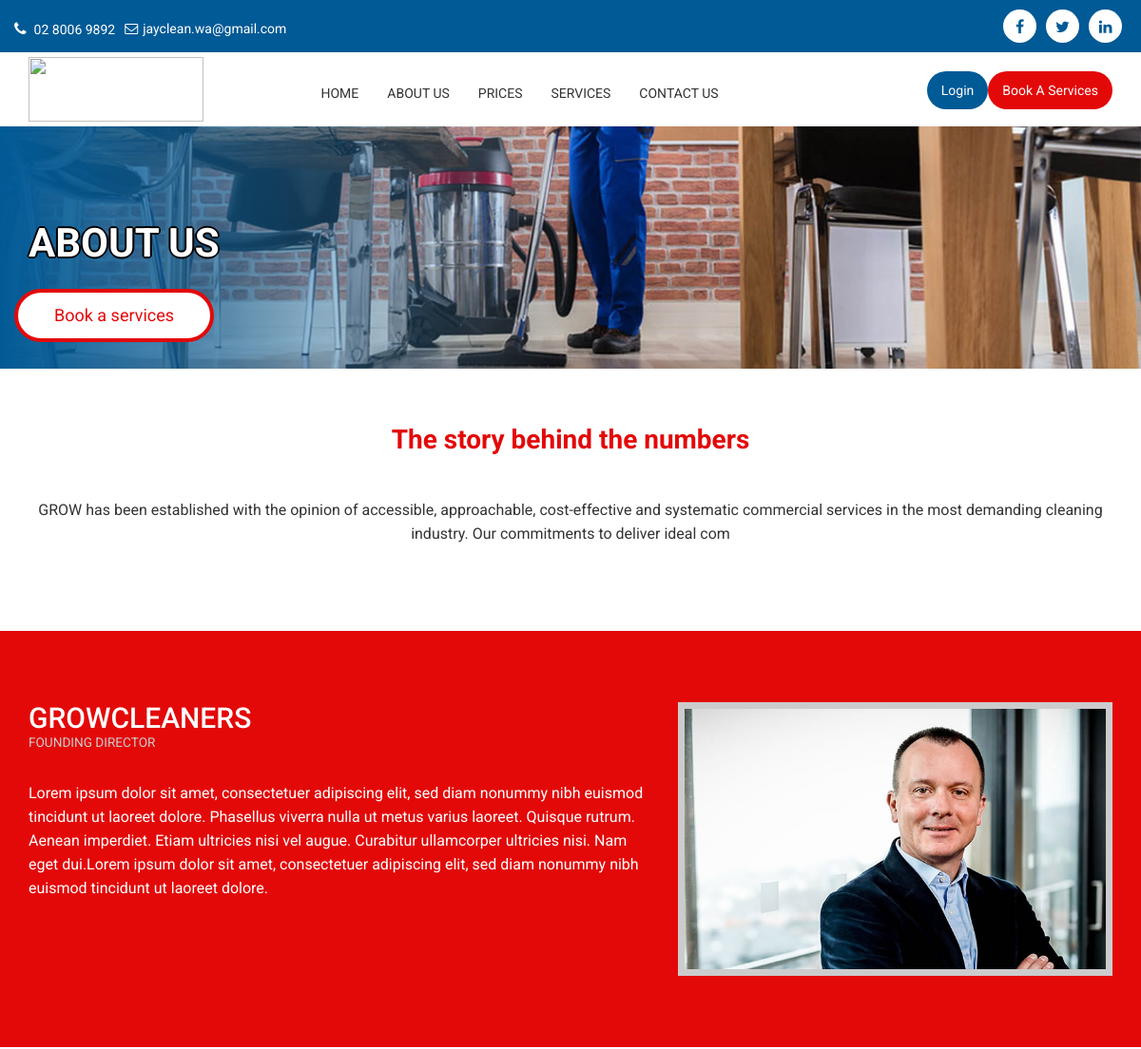
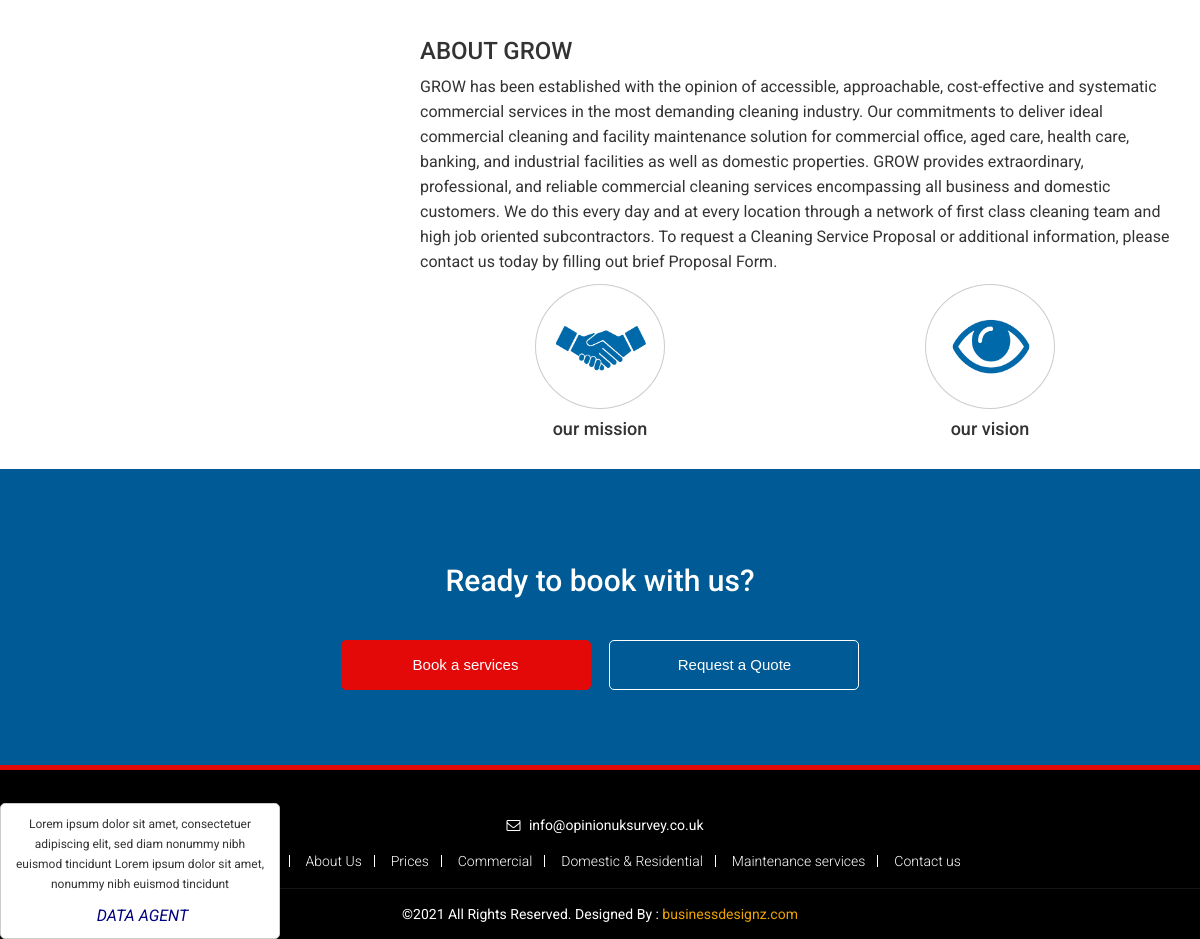
The page /about/ on the database its author committed (2 pictures, top to bottom).
### about/models.py (models this page shows, shortened)
class Post(models.Model):
    title = models.CharField(max_length=200, unique=True)
    slug = models.SlugField(max_length=200, unique=True)
    updated_on = models.DateTimeField(auto_now= True)
    middel = models.CharField(max_length=200)
    content = models.TextField()
    image   =   models.ImageField()
    header  =   models.CharField(max_length=200, blank=True)
    heade2  =   models.TextField(max_length=200, blank=True)
    footer_header   =   models.CharField(max_length=200, blank=True)
    foter_description = models.TextField(blank=True)
    footer_image_1  =   models.ImageField(blank=True)
    footer_image_1_header  =   models.CharField(max_length=200,blank=True)
    footer_image_1_description  =   models.TextField(blank=True)
    footer_image_2  =   models.ImageField(blank=True)
    footer_image_2_header  =   models.CharField(max_length=200,blank=True)
    footer_image_2_description  =   models.TextField(blank=True)
    side_image  =   models.ImageField(blank=True)
    created_on = models.DateTimeField(auto_now_add=True)
    status = models.IntegerField(choices=STATUS, default=0)
    def admin_photo(self):
        return mark_safe('<img src="{}" width="100" />'.format(self.footer_image_1.url))
    admin_photo.short_description = 'Image'
    admin_photo.allow_tags = True
    class Meta:
        ordering = ['-created_on']

### about/views.py (the view)
# urls.py: path('',views.about.as_view(), name='about'),
class about(generic.ListView):
    queryset = Post.objects.filter(status=1).order_by('-created_on')
    template_name = 'about.html'

### templates/about.html (shortened to what this page needs)
<!DOCTYPE html>
{% extends 'base.html' %}
{% load static %}
{% block content %}
<section class="slider-inner">
    <ul class="rslides">
     <li><img src="{% static 'images/slider_inner6.jpg' %}" alt="">
         <div class="text_w">
          <div class="container">
            <div class="text_bg">
              <h1>About Us</h1>
              <a href="https://www.vitalforce.co.uk/order-our-staff">Book  a services </a> </div>
          </div>
        </div>
      </li>
  </ul>
</section>
<section class="inner_section">
  {% for post in post_list %}
    <section class="about_section">
     <div class="container">
     <div class="row">
     <div class="col-lg-12 col-md-12 col-sm-12 col-xs-12 about_text">
    <h2 align="center"> {{ post.header }}</h2>
    <p align="center">{{ post.heade2 }}</p>
    </div>
     </div>
       </div>
    </section>
    <section class="founding_section">
      <div class="container">
      <div class="row">
      <div class="col-lg-7 col-md-7 col-sm-7 col-xs-12">
      <h2>{{ post.title }}</h2>
      <small>{{ post.middel }}</small>
        <p>{{ post.content }}</p>
        </div>
        <div class="col-lg-5 col-md-5 col-sm-5 col-xs-12">
          <img src="{{ post.image.url }}" alt="">
        </div>
      </div>
      </div>
    </section>
       <section class="mission_section">
     <div class="container">
     <div class="row">
     <div class="col-lg-4 col-md-4 col-sm-4 col-xs-12">
      </div>
     <div class="col-lg-8 col-md-8 col-sm-8 col-xs-12">
     <h3>{{post.footer_header }}</h3>
       <p>{{ post.foter_description }}</p>
     <div class="row mission">
     <div class="col-lg-6 col-md-6 col-sm-6 col-xs-12">
       <img src="{{ post.footer_image_1.url }}" alt="">
     <h4>{{ post.footer_image_1_header }}</h4>
     </div>
    <div class="col-lg-6 col-md-6 col-sm-6 col-xs-12">
       <img src="{{ post.footer_image_2.url }}" alt="">
     <h4>{{post.footer_image_2_header }}</h4>
     </div>
    </div>
      </div>
     </div>
     </div>
    </section>
  <section class="book-section">
  <div class="container">
  <div class="row">
  <div class="col-sm-12 col-xs-12">
  <h2>Ready to book with us?</h2>
  <div class="section-cta-parent">
  <a href="#" rel="nofollow" class="btn filled book-btn" data-book-btn="true" title="Book now"> Book a services </a>
  <a href="#" rel="nofollow" class="btn btn-white" title="Contact us"> Request a Quote </a>
  </div> </div> </div> </div> </section>
  <section class="testimonial_section">
  <div class="testimonial_box">
      <div id="owl-demo" class="owl-carousel">
        <div class="item">
        <p>Lorem ipsum dolor sit amet, consectetuer adipiscing elit, sed diam nonummy nibh euismod tincidunt  Lorem ipsum dolor sit amet,
nonummy nibh euismod tincidunt </p>
          <div class="testimonial-author">DATA AGENT</div>
        </div>
       </div>
      </div>
  </section>
  {% endfor %}
</section>
{% endblock %}

### growclean/static/css/style.css (style rules this page uses)
body { margin: 0; padding: 0; font-family: "Roboto", sans-serif; font-size:16px; }
p { color: #333333; line-height: 20px; font-size: 14px; font-weight: 400; }
img { width:100%; }
.testimonial_section { float: left; width: 280px; position: fixed; left: 0; bottom: 0; z-index: 123; }
.testimonial_box { float:left; width:100%; }
.owl-carousel .item { padding: 10px; margin: 0; float: none; text-align:center; background: #fff; border-radius: 5px; border: 1px solid #ccc; }
.owl-carousel .item p { font-size: 12px; color: #333333; line-height: 20px; }
.testimonial-author { margin-top: 11px; padding-left: 5px; font-style: italic; color: #000080; }
.inner_section { float:left; width:100%; }
.about_text h2 { font-size: 28px; color: #e30909; font-weight: bold; margin-bottom: 4%; text-align:center; padding:40px 0px 0px; }
.about_text { padding-bottom:50px; }
.about_section p { color: #333333; line-height: 25px; font-size: 16px; font-weight: 400; }
.founding_section { background-color: #e30909; color: #fff; float: left; width: 100%; text-align: left; padding: 75px 0; margin:30px 0 0; }
.founding_section h2 { text-transform: uppercase; margin: 0 0 0; }
.founding_section small { color: #ccc; margin-bottom: 30px; float: left; width: 100%; }
.founding_section p { color: #fff; font-size: 16px; line-height: 25px; }
.founding_section img { border:7px solid #ccc; }
.mission_section { float: left; width: 100%; margin:20px 0; }
.mission_section p { font-size: 16px; line-height: 25px; }
.mission { text-align:center; }
.mission img { width: 130px; border: 1px solid #ccc; padding: 18px; border-radius: 100%; height: 125px; }
.book-section { background-color: #005a96; color: #fff; float: left; width: 100%; text-align: center; padding: 75px 0; }
.book-section .section-cta-parent { margin-top: 43px; }
.book-section .btn.filled { background-color: #e30909; color: #fff; border-color: #e30909; }
.book-section .btn { min-width: 250px; padding: 20px 18px; margin: 0 7.5px; }
.book-section .btn { display: inline-block; border-radius: 5px; border: 1px solid #e00087; background-color: transparent; padding: 14px 18px; color: #e00087; cursor: pointer; -webkit-transition: all .2s ease-in-out; -moz-transition: all .2s ease-in-out; -o-transition: all .2s ease-in-out; transition: all .2s ease-in-out; font: 15px/1.3em ralewaybold,Arial,Helvetica,sans-serif; }
.btn.btn-white, .btn.btn-white.filled:hover { background-color: transparent; color: #fff; border: 1px solid #fff; }
.slider-inner { width: 100%; float: left; position: relative; }
.slider-inner ul { list-style-type: none; margin: 0; padding: 0; }
.slider-inner ul li { width: 100%; float: left; }
.slider-inner ul li img { width: 100%; float: left; }
.slider-inner ul li .text_w { position: absolute; top: 0; width: 100%; height: 100%; background: -moz-linear-gradient(left, rgba(1,90,150,1) 0%, rgba(125,185,232,0.17) 43%, rgba(125,185,232,0) 52%); background: -webkit-linear-gradient(left, rgba(1,90,150,1) 0%,rgba(125,185,232,0.17) 43%,rgba(125,185,232,0) 52%); background: linear-gradient(to right, rgba(1,90,150,1) 0%,rgba(125,185,232,0.17) 43%,rgba(125,185,232,0) 52%); filter: progid:DXImageTransform.Microsoft.gradient( startColorstr='#015a96', endColorstr='#007db9e8',GradientType=1 ); }
.slider-inner ul li .text_bg { width: 100%; float: left; margin-top: 7%; }
.slider-inner ul li .text_bg h1 { font-size: 42px; width: 100%; text-align: left; color: #fff; font-weight: bold; text-transform: uppercase; float: right; text-shadow: 2px 0 0 #000, -2px 0 0 #000, 0 2px 0 #000, 0 -2px 0 #000, 1px 1px #000, -1px -1px 0 #000, 1px -1px 0 #000, -1px 1px 0 #000; }
.slider-inner ul li .text_w a { color: #e30909; font-size: 18px; font-weight: 400; background: #fff; border: 4px solid #e30909; padding: 11px 38px; top: 15px; position: relative; border-radius: 30px; float: left; right: 15px; }

### rows shown on the page
Post: header "The story behind the numbers", heade2 "GROW has been established with the opinion of accessible, approachable, cost-effective and systematic commercial services in the most demanding cleaning industry. Our commitments to deliver ideal com", title "GROWCLEANERS", middel "FOUNDING DIRECTOR", content "Lorem ipsum dolor sit amet, consectetuer adipiscing elit, sed diam nonummy nibh euismod tincidunt ut laoreet dolore. Phasellus viverra nulla ut metus varius laoreet. Quisque rutrum. Aenean imperdiet. Etiam ultricies nisi vel augue. Curabitur ullamcorper ultricies nisi. Nam eget dui.Lorem ipsum dolor sit amet, consectetuer adipiscing elit, sed diam nonummy nibh euismod tincidunt ut laoreet dolore.", image (picture), footer_header "ABOUT GROW", foter_description "GROW has been established with the opinion of accessible, approachable, cost-effective and systematic commercial services in the most demanding cleaning industry. Our commitments to deliver ideal commercial cleaning and facility maintenance solution for commercial office, aged care, health care, banking, and industrial facilities as well as domestic properties. GROW provides extraordinary, professional, and reliable commercial cleaning services encompassing all business and domestic customers. We do this every day and at every location through a network of first class cleaning team and high job oriented subcontractors. To request a Cleaning Service Proposal or additional information, please…", footer_image_1 (picture), footer_image_1_header "our mission", footer_image_2 (picture), footer_image_2_header "our vision"
